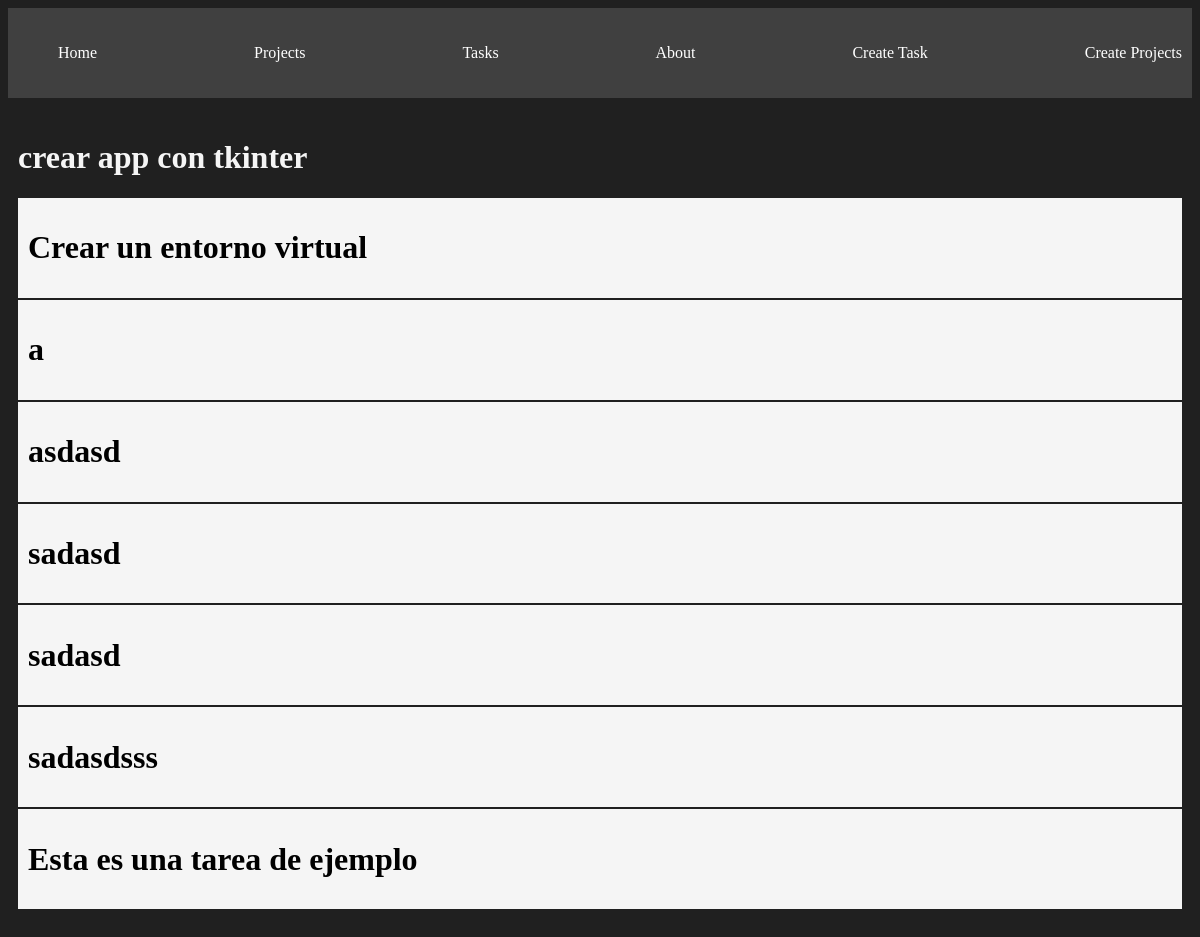
The app's page /projects/2 with its own data.
### myapp/models.py (models this page shows, shortened)
class Project(models.Model):
    name = models.CharField(max_length=200)
    def __str__(self):
        return self.name

class Task(models.Model):
    title = models.CharField(max_length=200)
    description = models.TextField()
    project = models.ForeignKey(Project, on_delete=models.CASCADE)
    done = models.BooleanField(default=False)

### myapp/views.py (the view)
# urls.py: path('projects/<int:id>', views.project_detail, name='project_detail'),
def project_detail(request, id):
    project = get_object_or_404(Project, id=id)
    tasks = Task.objects.filter(project_id=id)
    return render(request, 'projects/project_detail.html', {
        'project': project,
        'tasks': tasks
    })

### myapp/templates/projects/project_detail.html
{% extends 'layouts/base.html' %}
{% block content %}
    <h1>{{ project }}</h1>
    {% for task in tasks %}
    <div class="card">
        <h1>{{ task.title }}</h1>
    </div>
    {% endfor %}
{% endblock %}

### myapp/static/styles/main.css (style rules this page uses)
body { background: #202020; color: whitesmoke; }
.card { background: whitesmoke; color: black; padding: 10px; margin-bottom: 2px; }

### records on screen
Project: name "crear app con tkinter"
Task: title "Crear un entorno virtual"
Task: title "a"
Task: title "asdasd"
Task: title "sadasd"
Task: title "sadasd"
Task: title "sadasdsss"
Task: title "Esta es una tarea de ejemplo"
